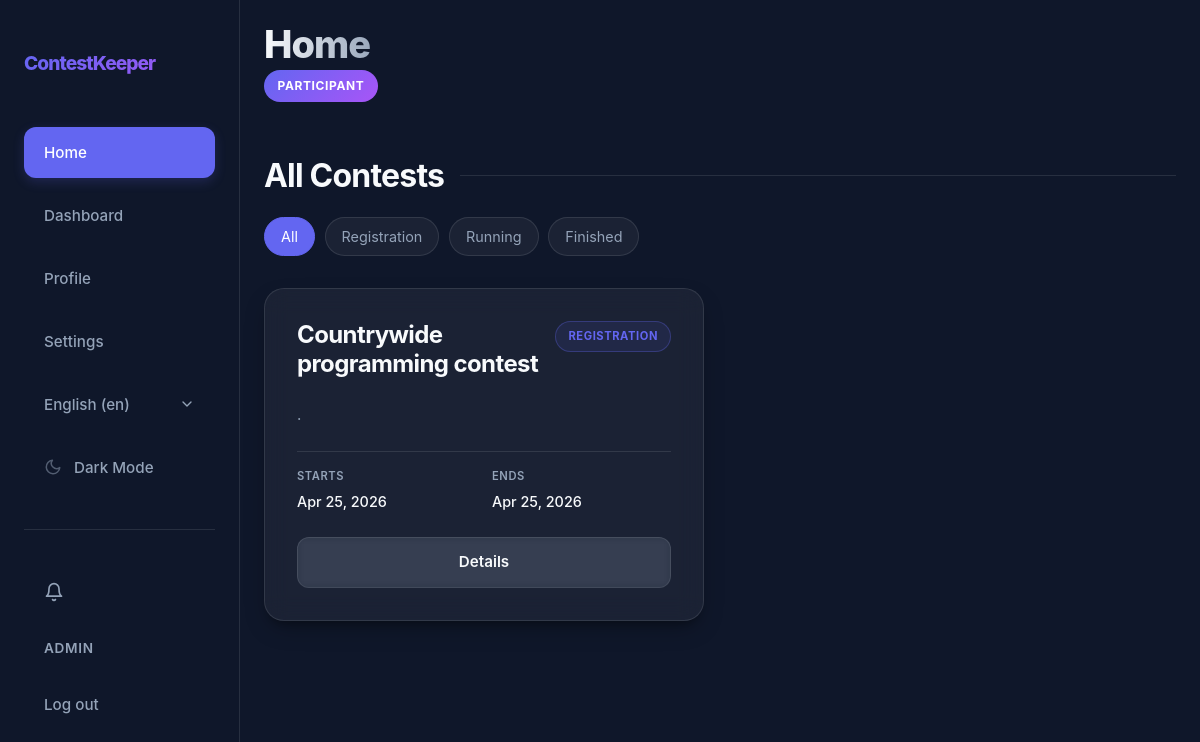
Before: /en/ (signed in) with the older database file.
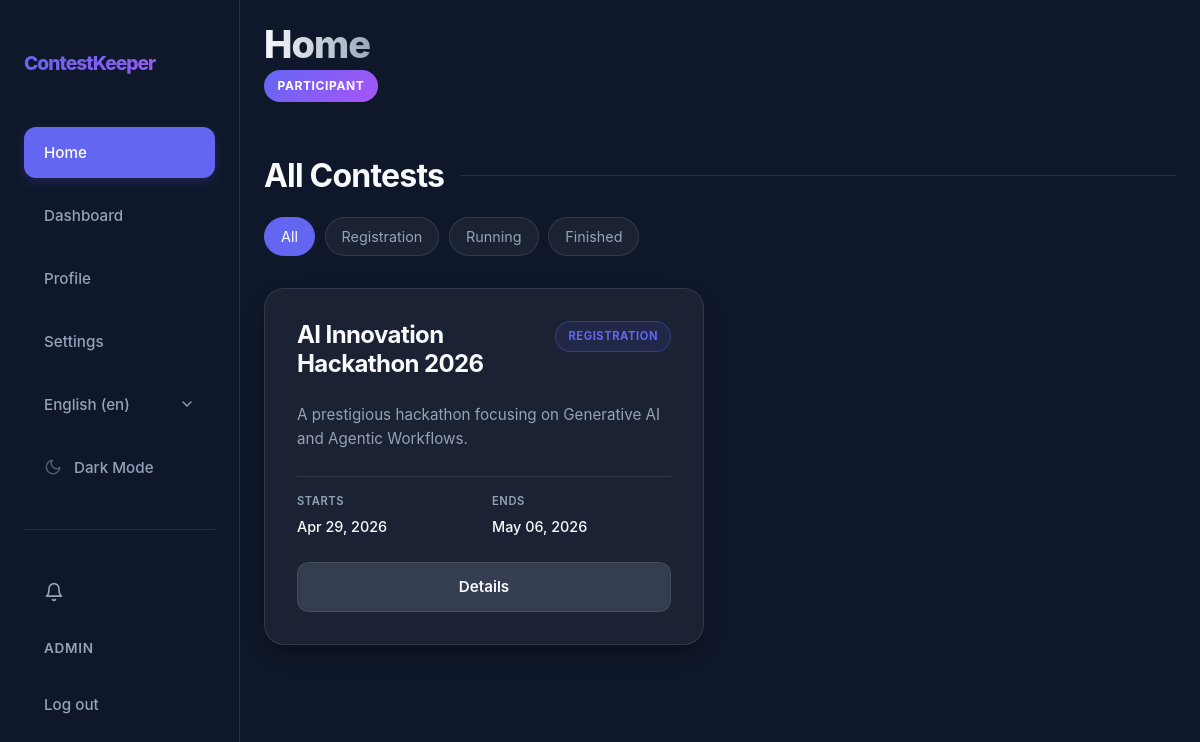
After: the same page with the newer database file.
### app/models.py (models this page shows, shortened)
class User(AbstractUser):
    class Role(models.TextChoices):
        ORGANIZER = "ORGANIZER", _("Organizer")
        JURY = "JURY", _("Jury")
        PARTICIPANT = "PARTICIPANT", _("Participant")
    username = models.CharField(max_length=20, unique=True)
    bio = models.CharField(max_length=200, blank=True)
    role = models.CharField(choices=Role.choices, default=Role.PARTICIPANT)
    def is_participant(self):
        return self.role == self.Role.PARTICIPANT

class Contest(models.Model):
    class Status(models.TextChoices):
        DRAFT = "DRAFT", _("Draft")
        REGISTRATION = "REGISTRATION", _("Registration")
        RUNNING = "RUNNING", _("Running")
        FINISHED = "FINISHED", _("Finished")
    name = models.CharField(max_length=100)
    description = models.TextField(max_length=500)
    registration_start = models.DateTimeField(null=True, blank=True)
    registration_end = models.DateTimeField(null=True, blank=True)
    start_date = models.DateTimeField()
    end_date = models.DateTimeField()
    max_teams = models.PositiveIntegerField(null=True, blank=True)
    format = models.CharField(max_length=50, blank=True, help_text="e.g. Online, Onsite, Hybrid")
    organizer = models.ForeignKey(User, on_delete=models.CASCADE, related_name="organized_contests", null=True, blank=True)
    status = models.CharField(choices=Status.choices, default=Status.DRAFT)
    is_draft = models.BooleanField(default=True)
    jurys = models.ManyToManyField(User, related_name="judged_contests", blank=True)
    participants = models.ManyToManyField(User, related_name="participated_contests", blank=True)
    teams = models.ManyToManyField(Team, related_name="teams_in_contests", blank=True)

### app/views/views_general.py (the view, shortened to what this page needs)
# urls.py: path("", views.HomeView.as_view(), name="home"),
class HomeView(RedirectToRegisterMixin, TemplateView):
    template_name = "app/core/index.html"
    def get_context_data(self, **kwargs):
        contests = Contest.objects.exclude(status=Contest.Status.DRAFT)
        status_filter = self.request.GET.get("status", "")
        valid_statuses = {choice for choice, _ in Contest.Status.choices if choice != Contest.Status.DRAFT}
        if status_filter in valid_statuses:
            contests = contests.filter(status=status_filter)
        else:
            status_filter = ""
        user_contest = None
        user_team = None
        active_round = None
        user = self.request.user
        if user.is_authenticated and user.is_participant():
            contest_priority = [
                Contest.Status.RUNNING,
                Contest.Status.REGISTRATION,
                Contest.Status.FINISHED,
            ]
            for status in contest_priority:
                user_team = (
                    Team.objects.filter(participants=user, teams_in_contests__status=status)
                    .select_related("captain")
                    .prefetch_related("teams_in_contests")
                    .order_by("name")
                    .first()
                )
            if user_contest:
                active_round = (
                    user_contest.rounds.filter(status=Round.Status.ACTIVE)
                    .order_by("deadline", "order")
                    .first()
                )
        return super().get_context_data(
            contests=contests.order_by("start_date", "name"),
            status_filter=status_filter,
            status_choices=[choice for choice in Contest.Status.choices if choice[0] != Contest.Status.DRAFT],
            user_contest=user_contest,
            user_team=user_team,
            active_round=active_round,
            **kwargs,
        )

### app/context_processors.py (called while the page is built)
def notification_count(request):
    if request.user.is_authenticated:
        return {
            'unread_notification_count': request.user.notifications.filter(is_read=False).count()
        }
    return {'unread_notification_count': 0}

### app/templates/app/core/index.html (shortened to what this page needs)
{% extends 'app/core/base.html' %}
{% load static i18n %}
{% block extra_css %}
<link rel="stylesheet" href="{% static 'css/core/index.css' %}">
<link rel="stylesheet" href="{% static 'css/core/home.css' %}">
{% endblock %}
{% block content %}
<header class="dashboard-header">
    <div class="header-left">
        <h1 id="h1">{% trans "Home" %}</h1>
        <span class="role-badge">{{ user.get_role_display }}</span>
    </div>
</header>
<section class="home-contests-section">
    <div class="home-section-header">
        <h2 class="section-title">{% trans "All Contests" %}</h2>
        <div class="filter-bar">
            <a href="{% url 'home' %}" class="filter-btn {% if not status_filter %}active{% endif %}">{% trans "All" %}</a>
            {% for value, label in status_choices %}
            <a href="{% url 'home' %}?status={{ value }}"
                class="filter-btn {% if status_filter == value %}active{% endif %}">{{ label }}</a>
            {% endfor %}
        </div>
    </div>
    <div class="contest-grid">
        {% for contest in contests %}
        <div class="contest-card">
            <div class="contest-card-header">
                <h3>{{ contest.name }}</h3>
                <span class="status-indicator status-{{ contest.status|lower }}">{{ contest.get_status_display }}</span>
            </div>
            <p class="contest-description">{{ contest.description }}</p>
            <div class="contest-details">
                <div class="detail-item">
                    <span class="label">{% trans "Starts" %}</span>
                    <span class="value">{{ contest.start_date|date:"M d, Y" }}</span>
                </div>
                <div class="detail-item">
                    <span class="label">{% trans "Ends" %}</span>
                    <span class="value">{{ contest.end_date|date:"M d, Y" }}</span>
                </div>
            </div>
            <div class="contest-actions">
                <a href="{% url 'contest_detail' contest.id %}" class="btn btn-secondary">{% trans "Details" %}</a>
            </div>
        </div>
        {% endfor %}
    </div>
</section>
{% endblock %}

### app/templates/app/core/base.html (shortened to what this page needs)
{% load static %}
{% load i18n %}
<!DOCTYPE html>
<html lang="en">
<head>
    <link rel="stylesheet" href="{% static 'css/core/common.css' %}">
    <link rel="stylesheet" href="{% static 'css/core/nav.css' %}">
    <link href="{% static 'fonts/origin.css' %}" rel="stylesheet">
    {% block extra_css %}{% endblock %}
</head>
<body>
    {% include 'app/core/nav.html' %}
    <main id="main-content" class="dashboard-container {% block main_class %}{% endblock %}">
        {% block content %}{% endblock %}
    </main>
</body>
</html>

### app/templates/app/core/nav.html (shortened to what this page needs)
{% load static i18n %}
<nav id="nav">
    <div class="nav-container">
        <a href="{% url 'home' %}" class="nav-logo">ContestKeeper</a>
        <div class="nav-links">
            <button data-url="{% url 'home' %}" class="nav-link" id="homeBtn">{% trans "Home" %}</button>
            <button data-url="{% url 'dashboard' %}" class="nav-link" id="dashboardBtn">{% trans "Dashboard" %}</button>
            <button data-url="{% url 'profile' %}" class="nav-link" id="profileBtn">{% trans "Profile" %}</button>
            <button data-url="{% url 'settings' %}" class="nav-link" id="settingsBtn">{% trans "Settings" %}</button>
            <div class="nav-lang-switcher">
                <form action="{% url 'set_language' %}" method="post" class="form-001">
                    <select name="language" onchange="this.form.submit()" class="nav-lang-select" aria-label="{% trans 'Select language' %}">
                        {% get_current_language as LANGUAGE_CODE %}
                        {% get_available_languages as LANGUAGES %}
                        {% get_language_info_list for LANGUAGES as languages %}
                        {% for language in languages %}
                            <option value="{{ language.code }}"{% if language.code == LANGUAGE_CODE %} selected{% endif %}>
                                {{ language.name_local }} ({{ language.code }})
                            </option>
                        {% endfor %}
                    </select>
                </form>
            </div>
            <button id="themeToggle" class="nav-link" aria-label="{% trans 'Toggle theme' %}">
                <svg id="themeIcon" width="18" height="18" viewBox="0 0 24 24" fill="none" stroke="currentColor" stroke-width="2" stroke-linecap="round" stroke-linejoin="round" class="svg-001">
                    <path d="M21 12.79A9 9 0 1 1 11.21 3 7 7 0 0 0 21 12.79z"></path>
                </svg>
                <span id="themeText">{% if request.COOKIES.theme == 'light' %}{% trans "Light Mode" %}{% else %}{% trans "Dark Mode" %}{% endif %}</span>
            </button>
            <hr class="nav-auth-divider">
            {% if user.is_authenticated %}
            <button data-url="{% url 'notification_list' %}" class="nav-link notification-btn" id="notificationsBtn" aria-label="{% trans 'Notifications' %}">
                <svg width="20" height="20" viewBox="0 0 24 24" fill="none" stroke="currentColor" stroke-width="2" stroke-linecap="round" stroke-linejoin="round">
                    <path d="M18 8A6 6 0 0 0 6 8c0 7-3 9-3 9h18s-3-2-3-9"></path>
                    <path d="M13.73 21a2 2 0 0 1-3.46 0"></path>
                </svg>
            </button>
            <span class="nav-user">{{ user.username }}</span>
            <form method="post" action="{% url 'logout' %}" class="nav-logout-form">
                <button type="submit" class="nav-link">{% trans "Log out" %}</button>
            </form>
            {% else %}
            <a href="{% url 'register' %}" class="nav-link">{% trans "Register" %}</a>
            <a href="{% url 'login' %}" class="nav-link">{% trans "Log in" %}</a>
            {% endif %}
        </div>
    </div>
</nav>

### app/static/css/core/nav.css (style rules this page uses)
body { margin: 0; min-height: 100vh; }
main.dashboard-container { margin-left: var(--nav-width); margin-right: 0; width: calc(100% - var(--nav-width)); }
#nav { background: var(--bg-dark); backdrop-filter: blur(20px); -webkit-backdrop-filter: blur(20px); color: var(--text-main); padding: 0; margin: 0; width: var(--nav-width); height: 100vh; position: fixed; top: 0; left: 0; border-right: 1px solid var(--border); z-index: 1000; overflow-y: auto; transition: width 0.3s ease; }
.nav-container { display: flex; flex-direction: column; padding: 3rem 1.5rem; height: 100%; }
.nav-logo { font-size: 1.2rem; font-weight: 800; color: white; text-decoration: none; margin-bottom: 3rem; background: linear-gradient(135deg, var(--primary) 0%, var(--secondary) 100%); -webkit-background-clip: text; background-clip: text; -webkit-text-fill-color: transparent; letter-spacing: -0.05em; white-space: nowrap; }
.nav-links { display: flex; flex-direction: column; gap: 0.75rem; }
.nav-link { color: var(--text-muted); text-decoration: none; padding: clamp(0.75rem, 2vh, 1rem) 1.25rem; border-radius: 0.75rem; transition: all 0.2s ease; font-size: 0.95rem; font-weight: 500; display: flex; align-items: center; text-align: left; background: transparent; border: none; cursor: pointer; width: 100%; font-family: inherit; min-height: 44px; }
.nav-link--active { color: white; background: var(--primary); box-shadow: 0 4px 12px rgba(var(--primary-rgb), 0.2); }
.notification-btn { position: relative; padding-right: 2rem; }
.nav-auth-divider { margin: 1.5rem 0; border: none; border-top: 1px solid var(--border); }
.nav-user { padding: 0.5rem 1.25rem; font-size: 0.85rem; font-weight: 600; color: var(--text-muted); text-transform: uppercase; letter-spacing: 0.05em; }
.nav-logout-form { display: block; margin-top: auto; }
.nav-lang-select { color: var(--text-muted); text-decoration: none; padding: clamp(0.75rem, 2vh, 1rem) 1.25rem; border-radius: 0.75rem; transition: all 0.2s ease; font-size: 0.95rem; font-weight: 500; background-color: transparent !important; border: none !important; box-shadow: none !important; outline: none !important; cursor: pointer; width: 100%; font-family: inherit; min-height: 44px; appearance: none !important; -webkit-appearance: none !important; background-repeat: no-repeat !important; background-position: right 1.25rem center !important; }
.nav-lang-select option { background: var(--bg-card-hover); color: var(--text-main); padding: 1rem; }
.nav-lang-switcher { width: 100%; }
.nav-lang-switcher form { width: 100%; }
.form-001 { display: inline; }
.svg-001 { margin-right: 0.75rem; }

### app/static/css/core/index.css (style rules this page uses)
.svg-001 { opacity: 0.5; }

Changed rows visible on the page:
removed Contest: name "Countrywide programming contest", status "REGISTRATION", description ".", start_date "Apr 25, 2026", end_date "Apr 25, 2026"
added Contest: name "AI Innovation Hackathon 2026", status "REGISTRATION", description "A prestigious hackathon focusing on Generative AI and Agentic Workflows.", start_date "Apr 29, 2026", end_date "May 06, 2026"
